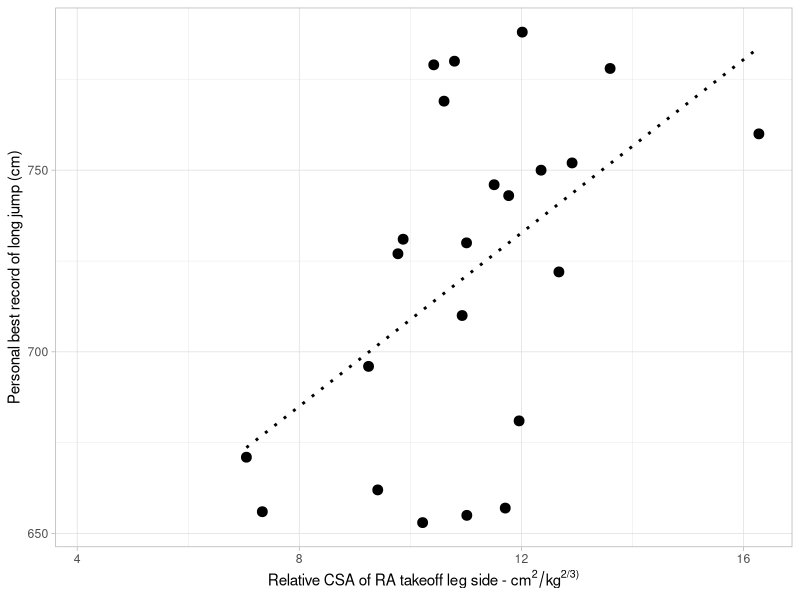

The R source for this figure:
## ---- chunk 1
knitr::opts_chunk$set(echo = TRUE,
                      warning = FALSE,
                      error = FALSE,
                      message = FALSE,
                      fig.align = "center",
                      fig.width = 8.5,
                      fig.height = 5,
                      collapse = TRUE)
## ---- chunk 2
library(readxl)
library(tidyverse)
datos <- read_xlsx("../data/Data_Paper_Plos_One_Muscle.xlsx", skip = 3,
                   na = "N/A", n_max = 47) %>% 
  rename(RA_takeof_leg = RA...7,
         OB_takeof_leg = OB...8,
         PM_takeof_leg = PM...9,
         QL_takeof_leg = QL...10,
         ES_takeof_leg = ES...11,
         Gmax_takeof_leg = Gmax...12,
         Gmed_takeof_leg = Gmed...13,
         IL_takeof_leg = IL...14,
         RA_free_leg = RA...15,
         OB_free_leg = OB...16,
         PM_free_leg = PM...17,
         QL_free_leg = QL...18,
         ES_free_leg = ES...19,
         Gmax_free_leg = Gmax...20,
         Gmed_free_leg = Gmed...21,
         IL_free_leg = IL...22,
         id = ID,
         edad = `Age (years)`,
         altura_cm = `Height (cm)`,
         imc = `Body mass (kg)`,
         dist_salto_cm = `long jump distance (cm)`,
         sprint_100m_seconds = `100-m sprint time (s)`,
         grasa_subcut_cm2 = `Subcutaneous fat CSA (absolute value, cm2)`)
datos
## ---- chunk 3
library(ggplot2)
datos %>% 
  ggplot(data = ., aes(x = RA_takeof_leg, y = dist_salto_cm)) +
  geom_point(size = 3) +
  labs(x = expression('Relative CSA of RA takeoff leg side - cm'^"2"/'kg'^"2/3)"),
       y = "Personal best record of long jump (cm)") +
  geom_smooth(method = "lm", se = FALSE, lty = 3, lwd = 1, color = "black") +
  theme_light()
